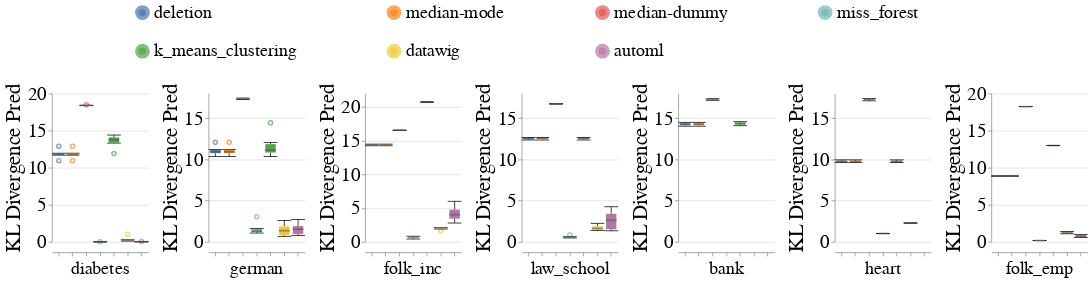

The notebook cell this image was saved under:
### Code cell
create_box_plots_for_diff_imputers_and_datasets_for_mixed_exp(train_injection_scenario='mixed_exp',
                                                              test_injection_scenario='MCAR1 & MAR1 & MNAR1',
                                                              metric_name='kl_divergence_pred',
                                                              dataset_to_column_name=DATASET_TO_COLUMN_NAME,
                                                              db_client=db_client,
                                                              without_dummy=False)

### Figure 1 — Vega-Lite specification as saved in the notebook (floating-point values rounded to 4 significant figures; data arrays with more than 128 entries replaced by an {"elided": "..."} marker saying what was removed)
{"config": {"view": {"continuousWidth": 400, "continuousHeight": 300, "stroke": null}, "axis": {"labelFontSize": 26, "labelFontWeight": "normal", "titleFontSize": 28, "titleFontWeight": "normal"}, "facet": {"spacing": 15}, "header": {"labelFontSize": 24, "labelOrient": "bottom", "labelPadding": 5, "titleFontSize": 28}, "legend": {"columns": 4, "direction": "horizontal", "labelFontSize": 24, "labelLimit": 400, "orient": "top", "symbolOffset": 110, "symbolStrokeWidth": 10, "titleAnchor": "middle", "titleFontSize": 26, "titleLimit": 300}, "title": {"fontSize": 28}}, "data": {"name": "data-ee5afefaca16917297ef8fb7e251cfbf"}, "mark": {"type": "boxplot", "median": {"stroke": "black", "strokeWidth": 0.7}, "ticks": true}, "encoding": {"color": {"field": "Null_Imputer_Name", "sort": ["deletion", "median-mode", "median-dummy", "miss_forest", "k_means_clustering", "datawig", "automl"], "title": null, "type": "nominal"}, "column": {"field": "Extended_Dataset_Name", "sort": {"field": "Dataset_Sequence_Number", "order": "ascending"}, "title": null, "type": "nominal"}, "x": {"axis": {"labels": false}, "field": "Null_Imputer_Name", "sort": ["deletion", "median-mode", "median-dummy", "miss_forest", "k_means_clustering", "datawig", "automl"], "title": null, "type": "nominal"}, "y": {"field": "Kl_Divergence_Pred", "scale": {"zero": true}, "title": "KL Divergence Pred", "type": "quantitative"}}, "height": 200, "resolve": {"scale": {"y": "independent"}}, "width": 130, "$schema": "https://vega.github.io/schema/vega-lite/v4.17.0.json", "datasets": {"data-ee5afefaca16917297ef8fb7e251cfbf": {"elided": "293 records"}}}
